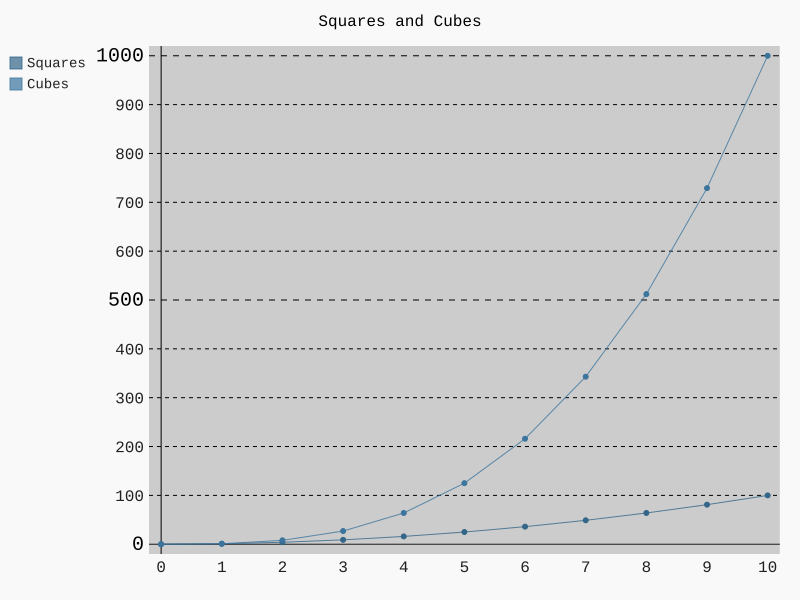

The Python source for this figure:
# Parametric built-in styles
# Some built-in styles accept a custom color, then generate a theme
# based on that color.

import pygal
from pygal.style import LightGreenStyle
from pygal.style import LightenStyle

x_values = list(range(11))
squares = [x**2 for x in x_values]
cubes = [x**3 for x in x_values]

# chart_style = LightGreenStyle()
# chart=pygal.Line(style=chart_style)

chart_style=LightenStyle('#336688')
chart=pygal.Line(style=chart_style)

# Customizing individual style properties
# Style objects have a number of properties you can set individually.
chart_style.plot_background='#CCCCCC'
chart_style.major_label_font_size=20
chart_style.label_font_size=16

chart.force_url_protocol='http'
chart.title = 'Squares and Cubes'
chart.x_labels = x_values

chart.add('Squares',squares)
chart.add('Cubes', cubes)
chart.render_to_file('custom_color.svg')
